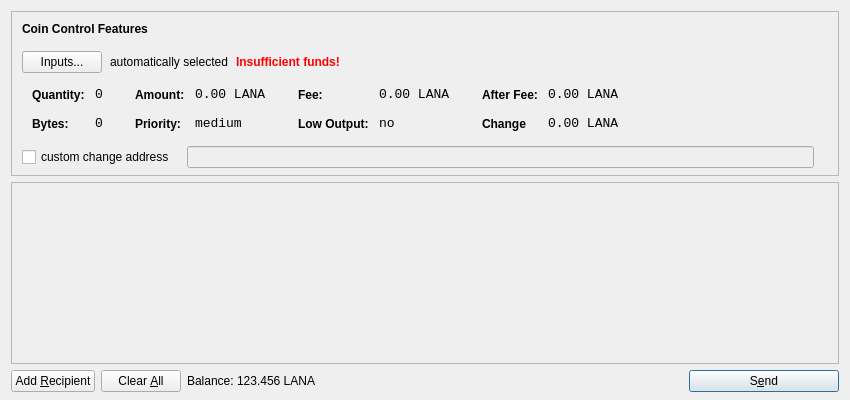
<?xml version="1.0" encoding="UTF-8"?>
<ui version="4.0">
 <class>SendCoinsDialog</class>
 <widget class="QDialog" name="SendCoinsDialog">
  <property name="geometry">
   <rect>
    <x>0</x>
    <y>0</y>
    <width>850</width>
    <height>400</height>
   </rect>
  </property>
  <property name="windowTitle">
   <string>Send Coins</string>
  </property>
  <layout class="QVBoxLayout" name="verticalLayout" stretch="0,1,0">
   <property name="bottomMargin">
    <number>8</number>
   </property>
   <item>
    <widget class="QFrame" name="frameCoinControl">
     <property name="sizePolicy">
      <sizepolicy hsizetype="Expanding" vsizetype="Expanding">
       <horstretch>0</horstretch>
       <verstretch>0</verstretch>
      </sizepolicy>
     </property>
     <property name="maximumSize">
      <size>
       <width>16777215</width>
       <height>16777215</height>
      </size>
     </property>
     <property name="frameShape">
      <enum>QFrame::StyledPanel</enum>
     </property>
     <property name="frameShadow">
      <enum>QFrame::Sunken</enum>
     </property>
     <layout class="QVBoxLayout" name="verticalLayoutCoinControl2">
      <property name="spacing">
       <number>-1</number>
      </property>
      <property name="leftMargin">
       <number>0</number>
      </property>
      <property name="topMargin">
       <number>0</number>
      </property>
      <property name="rightMargin">
       <number>0</number>
      </property>
      <property name="bottomMargin">
       <number>6</number>
      </property>
      <item>
       <layout class="QVBoxLayout" name="verticalLayoutCoinControl" stretch="0,0,0,0,1">
        <property name="spacing">
         <number>0</number>
        </property>
        <property name="leftMargin">
         <number>10</number>
        </property>
        <property name="topMargin">
         <number>10</number>
        </property>
        <item>
         <layout class="QHBoxLayout" name="horizontalLayoutCoinControl1">
          <property name="bottomMargin">
           <number>15</number>
          </property>
          <item>
           <widget class="QLabel" name="labelCoinControlFeatures">
            <property name="sizePolicy">
             <sizepolicy hsizetype="Preferred" vsizetype="Maximum">
              <horstretch>0</horstretch>
              <verstretch>0</verstretch>
             </sizepolicy>
            </property>
            <property name="font">
             <font>
              <weight>75</weight>
              <bold>true</bold>
             </font>
            </property>
            <property name="styleSheet">
             <string notr="true">font-weight:bold;</string>
            </property>
            <property name="text">
             <string>Coin Control Features</string>
            </property>
           </widget>
          </item>
         </layout>
        </item>
        <item>
         <layout class="QHBoxLayout" name="horizontalLayoutCoinControl2" stretch="0,0,0,0">
          <property name="spacing">
           <number>8</number>
          </property>
          <property name="bottomMargin">
           <number>10</number>
          </property>
          <item>
           <widget class="QPushButton" name="pushButtonCoinControl">
            <property name="styleSheet">
             <string notr="true"/>
            </property>
            <property name="text">
             <string>Inputs...</string>
            </property>
           </widget>
          </item>
          <item>
           <widget class="QLabel" name="labelCoinControlAutomaticallySelected">
            <property name="text">
             <string>automatically selected</string>
            </property>
            <property name="margin">
             <number>5</number>
            </property>
           </widget>
          </item>
          <item>
           <widget class="QLabel" name="labelCoinControlInsuffFunds">
            <property name="font">
             <font>
              <weight>75</weight>
              <bold>true</bold>
             </font>
            </property>
            <property name="styleSheet">
             <string notr="true">color:red;font-weight:bold;</string>
            </property>
            <property name="text">
             <string>Insufficient funds!</string>
            </property>
            <property name="margin">
             <number>5</number>
            </property>
           </widget>
          </item>
          <item>
           <spacer name="horizontalSpacerCoinControl">
            <property name="orientation">
             <enum>Qt::Horizontal</enum>
            </property>
            <property name="sizeHint" stdset="0">
             <size>
              <width>40</width>
              <height>1</height>
             </size>
            </property>
           </spacer>
          </item>
         </layout>
        </item>
        <item>
         <widget class="QWidget" name="widgetCoinControl" native="true">
          <property name="sizePolicy">
           <sizepolicy hsizetype="Preferred" vsizetype="Preferred">
            <horstretch>0</horstretch>
            <verstretch>0</verstretch>
           </sizepolicy>
          </property>
          <property name="minimumSize">
           <size>
            <width>0</width>
            <height>0</height>
           </size>
          </property>
          <property name="styleSheet">
           <string notr="true"/>
          </property>
          <layout class="QHBoxLayout" name="horizontalLayoutCoinControl5">
           <property name="margin">
            <number>0</number>
           </property>
           <item>
            <layout class="QHBoxLayout" name="horizontalLayoutCoinControl3" stretch="0,0,0,1">
             <property name="spacing">
              <number>20</number>
             </property>
             <property name="topMargin">
              <number>0</number>
             </property>
             <property name="bottomMargin">
              <number>10</number>
             </property>
             <item>
              <layout class="QFormLayout" name="formLayoutCoinControl1">
               <property name="horizontalSpacing">
                <number>10</number>
               </property>
               <property name="verticalSpacing">
                <number>14</number>
               </property>
               <property name="leftMargin">
                <number>10</number>
               </property>
               <property name="topMargin">
                <number>4</number>
               </property>
               <property name="rightMargin">
                <number>6</number>
               </property>
               <item row="0" column="0">
                <widget class="QLabel" name="labelCoinControlQuantityText">
                 <property name="styleSheet">
                  <string notr="true">font-weight:bold;</string>
                 </property>
                 <property name="text">
                  <string>Quantity:</string>
                 </property>
                 <property name="margin">
                  <number>0</number>
                 </property>
                </widget>
               </item>
               <item row="0" column="1">
                <widget class="QLabel" name="labelCoinControlQuantity">
                 <property name="font">
                  <font>
                   <family>Monospace</family>
                   <pointsize>10</pointsize>
                  </font>
                 </property>
                 <property name="cursor">
                  <cursorShape>IBeamCursor</cursorShape>
                 </property>
                 <property name="contextMenuPolicy">
                  <enum>Qt::ActionsContextMenu</enum>
                 </property>
                 <property name="text">
                  <string>0</string>
                 </property>
                 <property name="margin">
                  <number>0</number>
                 </property>
                 <property name="textInteractionFlags">
                  <set>Qt::LinksAccessibleByMouse|Qt::TextSelectableByKeyboard|Qt::TextSelectableByMouse</set>
                 </property>
                </widget>
               </item>
               <item row="1" column="0">
                <widget class="QLabel" name="labelCoinControlBytesText">
                 <property name="styleSheet">
                  <string notr="true">font-weight:bold;</string>
                 </property>
                 <property name="text">
                  <string>Bytes:</string>
                 </property>
                </widget>
               </item>
               <item row="1" column="1">
                <widget class="QLabel" name="labelCoinControlBytes">
                 <property name="font">
                  <font>
                   <family>Monospace</family>
                   <pointsize>10</pointsize>
                  </font>
                 </property>
                 <property name="cursor">
                  <cursorShape>IBeamCursor</cursorShape>
                 </property>
                 <property name="contextMenuPolicy">
                  <enum>Qt::ActionsContextMenu</enum>
                 </property>
                 <property name="text">
                  <string>0</string>
                 </property>
                 <property name="textInteractionFlags">
                  <set>Qt::LinksAccessibleByMouse|Qt::TextSelectableByKeyboard|Qt::TextSelectableByMouse</set>
                 </property>
                </widget>
               </item>
              </layout>
             </item>
             <item>
              <layout class="QFormLayout" name="formLayoutCoinControl2">
               <property name="horizontalSpacing">
                <number>10</number>
               </property>
               <property name="verticalSpacing">
                <number>14</number>
               </property>
               <property name="leftMargin">
                <number>6</number>
               </property>
               <property name="topMargin">
                <number>4</number>
               </property>
               <property name="rightMargin">
                <number>6</number>
               </property>
               <item row="0" column="0">
                <widget class="QLabel" name="labelCoinControlAmountText">
                 <property name="styleSheet">
                  <string notr="true">font-weight:bold;</string>
                 </property>
                 <property name="text">
                  <string>Amount:</string>
                 </property>
                 <property name="margin">
                  <number>0</number>
                 </property>
                </widget>
               </item>
               <item row="0" column="1">
                <widget class="QLabel" name="labelCoinControlAmount">
                 <property name="font">
                  <font>
                   <family>Monospace</family>
                   <pointsize>10</pointsize>
                  </font>
                 </property>
                 <property name="cursor">
                  <cursorShape>IBeamCursor</cursorShape>
                 </property>
                 <property name="contextMenuPolicy">
                  <enum>Qt::ActionsContextMenu</enum>
                 </property>
                 <property name="text">
                  <string notr="true">0.00 LANA</string>
                 </property>
                 <property name="textInteractionFlags">
                  <set>Qt::LinksAccessibleByMouse|Qt::TextSelectableByKeyboard|Qt::TextSelectableByMouse</set>
                 </property>
                </widget>
               </item>
               <item row="1" column="0">
                <widget class="QLabel" name="labelCoinControlPriorityText">
                 <property name="styleSheet">
                  <string notr="true">font-weight:bold;</string>
                 </property>
                 <property name="text">
                  <string>Priority:</string>
                 </property>
                </widget>
               </item>
               <item row="1" column="1">
                <widget class="QLabel" name="labelCoinControlPriority">
                 <property name="font">
                  <font>
                   <family>Monospace</family>
                   <pointsize>10</pointsize>
                  </font>
                 </property>
                 <property name="cursor">
                  <cursorShape>IBeamCursor</cursorShape>
                 </property>
                 <property name="contextMenuPolicy">
                  <enum>Qt::ActionsContextMenu</enum>
                 </property>
                 <property name="text">
                  <string>medium</string>
                 </property>
                 <property name="textInteractionFlags">
                  <set>Qt::LinksAccessibleByMouse|Qt::TextSelectableByKeyboard|Qt::TextSelectableByMouse</set>
                 </property>
                </widget>
               </item>
              </layout>
             </item>
             <item>
              <layout class="QFormLayout" name="formLayoutCoinControl3">
               <property name="horizontalSpacing">
                <number>10</number>
               </property>
               <property name="verticalSpacing">
                <number>14</number>
               </property>
               <property name="leftMargin">
                <number>6</number>
               </property>
               <property name="topMargin">
                <number>4</number>
               </property>
               <property name="rightMargin">
                <number>6</number>
               </property>
               <item row="0" column="0">
                <widget class="QLabel" name="labelCoinControlFeeText">
                 <property name="styleSheet">
                  <string notr="true">font-weight:bold;</string>
                 </property>
                 <property name="text">
                  <string>Fee:</string>
                 </property>
                 <property name="margin">
                  <number>0</number>
                 </property>
                </widget>
               </item>
               <item row="0" column="1">
                <widget class="QLabel" name="labelCoinControlFee">
                 <property name="font">
                  <font>
                   <family>Monospace</family>
                   <pointsize>10</pointsize>
                  </font>
                 </property>
                 <property name="cursor">
                  <cursorShape>IBeamCursor</cursorShape>
                 </property>
                 <property name="contextMenuPolicy">
                  <enum>Qt::ActionsContextMenu</enum>
                 </property>
                 <property name="text">
                  <string notr="true">0.00 LANA</string>
                 </property>
                 <property name="textInteractionFlags">
                  <set>Qt::LinksAccessibleByMouse|Qt::TextSelectableByKeyboard|Qt::TextSelectableByMouse</set>
                 </property>
                </widget>
               </item>
               <item row="1" column="0">
                <widget class="QLabel" name="labelCoinControlLowOutputText">
                 <property name="styleSheet">
                  <string notr="true">font-weight:bold;</string>
                 </property>
                 <property name="text">
                  <string>Low Output:</string>
                 </property>
                </widget>
               </item>
               <item row="1" column="1">
                <widget class="QLabel" name="labelCoinControlLowOutput">
                 <property name="font">
                  <font>
                   <family>Monospace</family>
                   <pointsize>10</pointsize>
                  </font>
                 </property>
                 <property name="cursor">
                  <cursorShape>IBeamCursor</cursorShape>
                 </property>
                 <property name="contextMenuPolicy">
                  <enum>Qt::ActionsContextMenu</enum>
                 </property>
                 <property name="text">
                  <string>no</string>
                 </property>
                 <property name="textInteractionFlags">
                  <set>Qt::LinksAccessibleByMouse|Qt::TextSelectableByKeyboard|Qt::TextSelectableByMouse</set>
                 </property>
                </widget>
               </item>
              </layout>
             </item>
             <item>
              <layout class="QFormLayout" name="formLayoutCoinControl4">
               <property name="horizontalSpacing">
                <number>10</number>
               </property>
               <property name="verticalSpacing">
                <number>14</number>
               </property>
               <property name="leftMargin">
                <number>6</number>
               </property>
               <property name="topMargin">
                <number>4</number>
               </property>
               <property name="rightMargin">
                <number>6</number>
               </property>
               <item row="0" column="0">
                <widget class="QLabel" name="labelCoinControlAfterFeeText">
                 <property name="styleSheet">
                  <string notr="true">font-weight:bold;</string>
                 </property>
                 <property name="text">
                  <string>After Fee:</string>
                 </property>
                 <property name="margin">
                  <number>0</number>
                 </property>
                </widget>
               </item>
               <item row="0" column="1">
                <widget class="QLabel" name="labelCoinControlAfterFee">
                 <property name="font">
                  <font>
                   <family>Monospace</family>
                   <pointsize>10</pointsize>
                  </font>
                 </property>
                 <property name="cursor">
                  <cursorShape>IBeamCursor</cursorShape>
                 </property>
                 <property name="contextMenuPolicy">
                  <enum>Qt::ActionsContextMenu</enum>
                 </property>
                 <property name="text">
                  <string notr="true">0.00 LANA</string>
                 </property>
                 <property name="textInteractionFlags">
                  <set>Qt::LinksAccessibleByMouse|Qt::TextSelectableByKeyboard|Qt::TextSelectableByMouse</set>
                 </property>
                </widget>
               </item>
               <item row="1" column="0">
                <widget class="QLabel" name="labelCoinControlChangeText">
                 <property name="styleSheet">
                  <string notr="true">font-weight:bold;</string>
                 </property>
                 <property name="text">
                  <string>Change</string>
                 </property>
                </widget>
               </item>
               <item row="1" column="1">
                <widget class="QLabel" name="labelCoinControlChange">
                 <property name="font">
                  <font>
                   <family>Monospace</family>
                   <pointsize>10</pointsize>
                  </font>
                 </property>
                 <property name="cursor">
                  <cursorShape>IBeamCursor</cursorShape>
                 </property>
                 <property name="contextMenuPolicy">
                  <enum>Qt::ActionsContextMenu</enum>
                 </property>
                 <property name="text">
                  <string notr="true">0.00 LANA</string>
                 </property>
                 <property name="textInteractionFlags">
                  <set>Qt::LinksAccessibleByMouse|Qt::TextSelectableByKeyboard|Qt::TextSelectableByMouse</set>
                 </property>
                </widget>
               </item>
              </layout>
             </item>
            </layout>
           </item>
          </layout>
         </widget>
        </item>
        <item>
         <layout class="QHBoxLayout" name="horizontalLayoutCoinControl4" stretch="0,0,0">
          <property name="spacing">
           <number>12</number>
          </property>
          <property name="sizeConstraint">
           <enum>QLayout::SetDefaultConstraint</enum>
          </property>
          <property name="topMargin">
           <number>5</number>
          </property>
          <property name="rightMargin">
           <number>5</number>
          </property>
          <item>
           <widget class="QCheckBox" name="checkBoxCoinControlChange">
            <property name="text">
             <string>custom change address</string>
            </property>
           </widget>
          </item>
          <item>
           <widget class="QLineEdit" name="lineEditCoinControlChange">
            <property name="enabled">
             <bool>false</bool>
            </property>
            <property name="sizePolicy">
             <sizepolicy hsizetype="Expanding" vsizetype="Fixed">
              <horstretch>0</horstretch>
              <verstretch>0</verstretch>
             </sizepolicy>
            </property>
           </widget>
          </item>
          <item>
           <widget class="QLabel" name="labelCoinControlChangeLabel">
            <property name="sizePolicy">
             <sizepolicy hsizetype="Preferred" vsizetype="Expanding">
              <horstretch>0</horstretch>
              <verstretch>0</verstretch>
             </sizepolicy>
            </property>
            <property name="minimumSize">
             <size>
              <width>0</width>
              <height>0</height>
             </size>
            </property>
            <property name="text">
             <string/>
            </property>
            <property name="margin">
             <number>3</number>
            </property>
           </widget>
          </item>
         </layout>
        </item>
        <item>
         <spacer name="verticalSpacerCoinControl">
          <property name="orientation">
           <enum>Qt::Vertical</enum>
          </property>
          <property name="sizeHint" stdset="0">
           <size>
            <width>800</width>
            <height>1</height>
           </size>
          </property>
         </spacer>
        </item>
       </layout>
      </item>
     </layout>
    </widget>
   </item>
   <item>
    <widget class="QScrollArea" name="scrollArea">
     <property name="widgetResizable">
      <bool>true</bool>
     </property>
     <widget class="QWidget" name="scrollAreaWidgetContents">
      <property name="geometry">
       <rect>
        <x>0</x>
        <y>0</y>
        <width>830</width>
        <height>165</height>
       </rect>
      </property>
      <layout class="QVBoxLayout" name="verticalLayout_2">
       <property name="margin">
        <number>0</number>
       </property>
       <item>
        <layout class="QVBoxLayout" name="entries">
         <property name="spacing">
          <number>6</number>
         </property>
        </layout>
       </item>
       <item>
        <spacer name="verticalSpacer">
         <property name="orientation">
          <enum>Qt::Vertical</enum>
         </property>
         <property name="sizeHint" stdset="0">
          <size>
           <width>20</width>
           <height>40</height>
          </size>
         </property>
        </spacer>
       </item>
      </layout>
     </widget>
    </widget>
   </item>
   <item>
    <layout class="QHBoxLayout" name="horizontalLayout">
     <item>
      <widget class="QPushButton" name="addButton">
       <property name="toolTip">
        <string>Send to multiple recipients at once</string>
       </property>
       <property name="text">
        <string>Add &amp;Recipient</string>
       </property>
       <property name="autoDefault">
        <bool>false</bool>
       </property>
      </widget>
     </item>
     <item>
      <widget class="QPushButton" name="clearButton">
       <property name="sizePolicy">
        <sizepolicy hsizetype="Minimum" vsizetype="Fixed">
         <horstretch>0</horstretch>
         <verstretch>0</verstretch>
        </sizepolicy>
       </property>
       <property name="toolTip">
        <string>Remove all transaction fields</string>
       </property>
       <property name="text">
        <string>Clear &amp;All</string>
       </property>
       <property name="autoRepeatDelay">
        <number>300</number>
       </property>
       <property name="autoDefault">
        <bool>false</bool>
       </property>
      </widget>
     </item>
     <item>
      <layout class="QHBoxLayout" name="horizontalLayout_2">
       <property name="spacing">
        <number>3</number>
       </property>
       <item>
        <widget class="QLabel" name="label">
         <property name="sizePolicy">
          <sizepolicy hsizetype="Preferred" vsizetype="Fixed">
           <horstretch>0</horstretch>
           <verstretch>0</verstretch>
          </sizepolicy>
         </property>
         <property name="text">
          <string>Balance:</string>
         </property>
        </widget>
       </item>
       <item>
        <widget class="QLabel" name="labelBalance">
         <property name="sizePolicy">
          <sizepolicy hsizetype="Preferred" vsizetype="Fixed">
           <horstretch>0</horstretch>
           <verstretch>0</verstretch>
          </sizepolicy>
         </property>
         <property name="cursor">
          <cursorShape>IBeamCursor</cursorShape>
         </property>
         <property name="text">
          <string notr="true">123.456 LANA</string>
         </property>
         <property name="textInteractionFlags">
          <set>Qt::LinksAccessibleByMouse|Qt::TextSelectableByKeyboard|Qt::TextSelectableByMouse</set>
         </property>
        </widget>
       </item>
      </layout>
     </item>
     <item>
      <spacer name="horizontalSpacer">
       <property name="orientation">
        <enum>Qt::Horizontal</enum>
       </property>
       <property name="sizeHint" stdset="0">
        <size>
         <width>40</width>
         <height>20</height>
        </size>
       </property>
      </spacer>
     </item>
     <item>
      <widget class="QPushButton" name="sendButton">
       <property name="minimumSize">
        <size>
         <width>150</width>
         <height>0</height>
        </size>
       </property>
       <property name="toolTip">
        <string>Confirm the send action</string>
       </property>
       <property name="text">
        <string>S&amp;end</string>
       </property>
       <property name="icon">
        <iconset resource="../bitcoin.qrc">
         <normaloff>:/icons/send</normaloff>:/icons/send</iconset>
       </property>
       <property name="default">
        <bool>true</bool>
       </property>
      </widget>
     </item>
    </layout>
   </item>
  </layout>
 </widget>
 <resources>
  <include location="../bitcoin.qrc"/>
 </resources>
 <connections/>
</ui>
